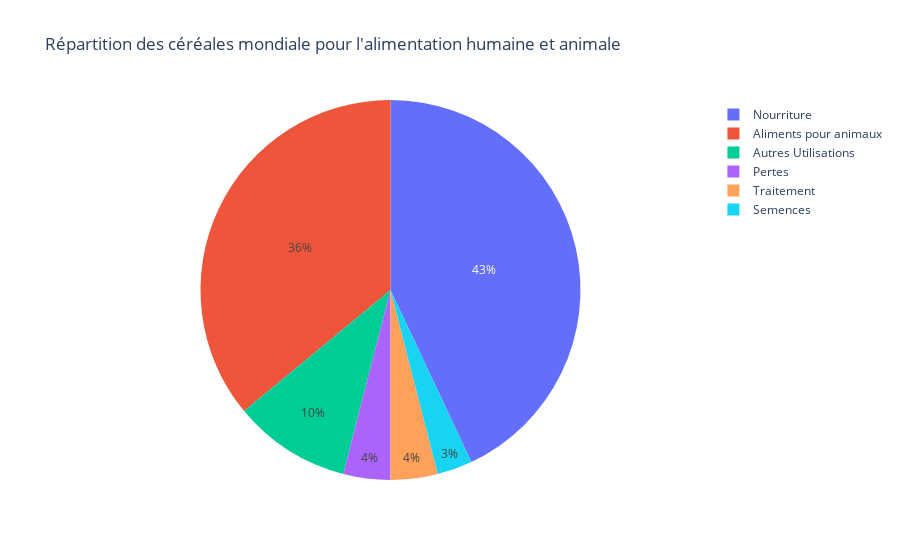

The notebook cell saved with this chart:
### Code cell
import plotly.express as px

valeurs = [36, 4, 43, 3, 4, 10]
labels = ["Aliments pour animaux", "Pertes", "Nourriture", "Semences", "Traitement", "Autres Utilisations"]

# Création de la figure avec Plotly
fig = px.pie(names=labels, values=valeurs, title="Répartition des céréales mondiale pour l'alimentation humaine et animale")
fig.show()

### Figure 1 — Plotly figure (JSON) as saved in the notebook; plotly's stock layout.template omitted (floating-point values rounded to 4 significant figures)
{"data": [{"domain": {"x": [0, 1], "y": [0, 1]}, "hovertemplate": "label=%{label}<br>value=%{value}<extra></extra>", "labels": ["Aliments pour animaux", "Pertes", "Nourriture", "Semences", "Traitement", "Autres Utilisations"], "legendgroup": "", "name": "", "showlegend": true, "type": "pie", "values": [36, 4, 43, 3, 4, 10]}], "layout": {"legend": {"tracegroupgap": 0}, "title": {"text": "Répartition des céréales mondiale pour l'alimentation humaine et animale"}}}
